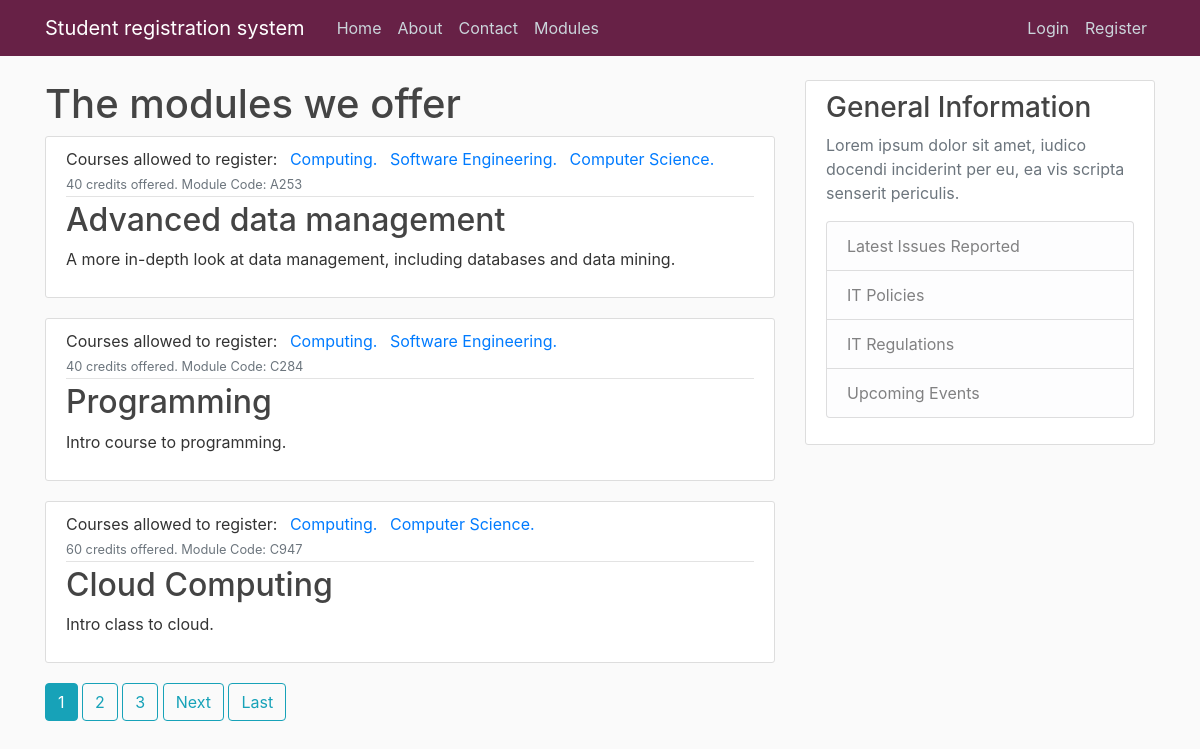
The page /modules on the database its author committed.
### ModuleRegistrationSystem/models.py (models this page shows, shortened)
class Module(models.Model):
    name = models.CharField(max_length= 40)
    code = models.CharField(max_length= 4, primary_key= 'code')
    credit = models.IntegerField(choices= [(20, 20), (40, 40), (60, 60)])
    category = models.CharField(max_length= 20, choices= [('In-person', 'In person'), ('Online', 'Online')])
    description = models.TextField()
    availability = models.BooleanField(default=True)
    coursesAllowedToRegister = models.ManyToManyField(Course)
    def __str__(self):
        return f'{self.name}'

class Course(models.Model):
    name = models.CharField(max_length = 20)
    startDate = models.DateField(default = timezone.now)
    duration = models.CharField(max_length = 10 ,choices= [('1 year', '1 year'), ('2 years', '2 years'), ('3 years', '3 years')])
    description = models.TextField()
    def __str__(self):
        return f'{self.name}'

### ModuleRegistrationSystem/views.py (the view)
# urls.py: path('modules', ModuleListView.as_view(), name='modules'),
class ModuleListView(ListView):
        model = Module
        template_name = 'ModuleRegistrationSystem/modules.html'
        context_object_name = 'modules'
        ordering = ['code']
        paginate_by = 3

### ModuleRegistrationSystem/templates/ModuleRegistrationSystem/modules.html (shortened to what this page needs)
{% extends "ModuleRegistrationSystem/base.html" %}
{% block content %}
    <h1>The modules we offer</h1>
{% for module in modules %}
    <article class="media content-section">
        <div class="media-body">
            <div class="article-metadata">
                <a class="mr-2">Courses allowed to register: {% for coursesAllowedToRegister in module.coursesAllowedToRegister.all %} <a class="mr-2" href="#"> {{ coursesAllowedToRegister }}. </a>
                    {% endfor %}</a>
                <small class="text-muted">{{ module.credit }} credits offered. Module Code: {{ module.code }}</small>
            </div>
            <h2><a class="article-title" href="{% url 'ModuleRegistrationSystem:module-detail' module.code %}">{{ module }}</a></h2>
            <p class="article-content">{{ module.description }}</p>
        </div>
    </article>
{% endfor %}
{% if is_paginated %}
{% for num in page_obj.paginator.page_range %}
{% if page_obj.number == num %}
<a class="btn btn-info mb-4" href="?page={{num}}">{{num}}</a>
{% elif num > page_obj.number|add:'-3' and num < page_obj.number|add:'3' %}
<a class="btn btn-outline-info mb-4" href="?page={{num}}">{{num}}</a>
{% endif %}
{% endfor %}
{% if page_obj.has_next %}
<a class="btn btn-outline-info mb-4" href="?page={{page_obj.next_page_number}}">Next</a>
<a class="btn btn-outline-info mb-4" href="?page={{page_obj.paginator.num_pages}}">Last</a>
{% endif %}
{% endif %}
{% endblock content %}

### ModuleRegistrationSystem/static/css/styles.css (style rules this page uses)
html { position: relative; min-height: 100%; }
body { background: #fafafa; color: #333333; margin-top: 5rem; margin-bottom: 50px; }
h1, h2, h3, h4, h5, h6 { color: #444444; }
.content-section { background: #ffffff; padding: 10px 20px; border: 1px solid #dddddd; border-radius: 3px; margin-bottom: 20px; }
.article-title { color: #444444; }
.article-content { white-space: pre-line; }
.article-metadata { padding-bottom: 1px; margin-bottom: 4px; border-bottom: 1px solid #e3e3e3 }

### rows shown on the page
Module: credit "40", code "A253", name "Advanced data management", description "A more in-depth look at data management, including databases and data mining."
Course: name "Computing"
Course: name "Software Engineering"
Course: name "Computer Science"
Module: credit "40", code "C284", name "Programming", description "Intro course to programming."
Module: credit "60", code "C947", name "Cloud Computing", description "Intro class to cloud."

### other values the page prints
{{ num }} "1"
{{ num }} "2" "3"
